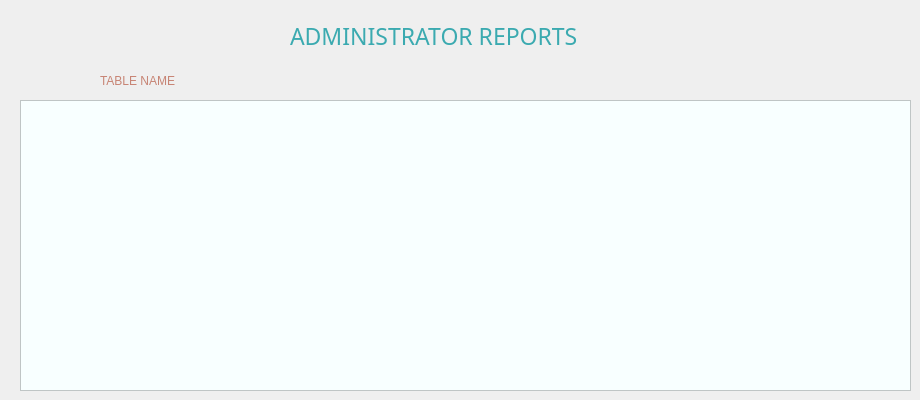
    <widget class="QWidget" name="tab_16">
     <attribute name="title">
      <string>REPORT</string>
     </attribute>
     <widget class="QLabel" name="ADDSTD_12">
      <property name="enabled">
       <bool>true</bool>
      </property>
      <property name="geometry">
       <rect>
        <x>290</x>
        <y>10</y>
        <width>351</width>
        <height>51</height>
       </rect>
      </property>
      <property name="font">
       <font>
        <family>Arial Black</family>
        <pointsize>17</pointsize>
        <weight>10</weight>
        <italic>false</italic>
        <bold>false</bold>
       </font>
      </property>
      <property name="styleSheet">
       <string notr="true">color: rgb(59, 170, 176);
font: 87 17pt &quot;Arial Black&quot;;</string>
      </property>
      <property name="text">
       <string>ADMINISTRATOR REPORTS</string>
      </property>
     </widget>
     <widget class="QLabel" name="label_58">
      <property name="geometry">
       <rect>
        <x>100</x>
        <y>60</y>
        <width>131</width>
        <height>41</height>
       </rect>
      </property>
      <property name="styleSheet">
       <string notr="true">font: 14pt &quot;Franklin Gothic Medium&quot;;
color:rgb(199, 132, 116)</string>
      </property>
      <property name="text">
       <string>TABLE NAME</string>
      </property>
     </widget>
     <widget class="QTableWidget" name="tableWidget">
      <property name="geometry">
       <rect>
        <x>20</x>
        <y>100</y>
        <width>891</width>
        <height>291</height>
       </rect>
      </property>
      <property name="styleSheet">
       <string notr="true">background-color:rgb(248, 255, 255);
font: 87 11pt &quot;Arial Black&quot;;
color: rgb(72, 72, 72);</string>
      </property>
     </widget>
    </widget>
